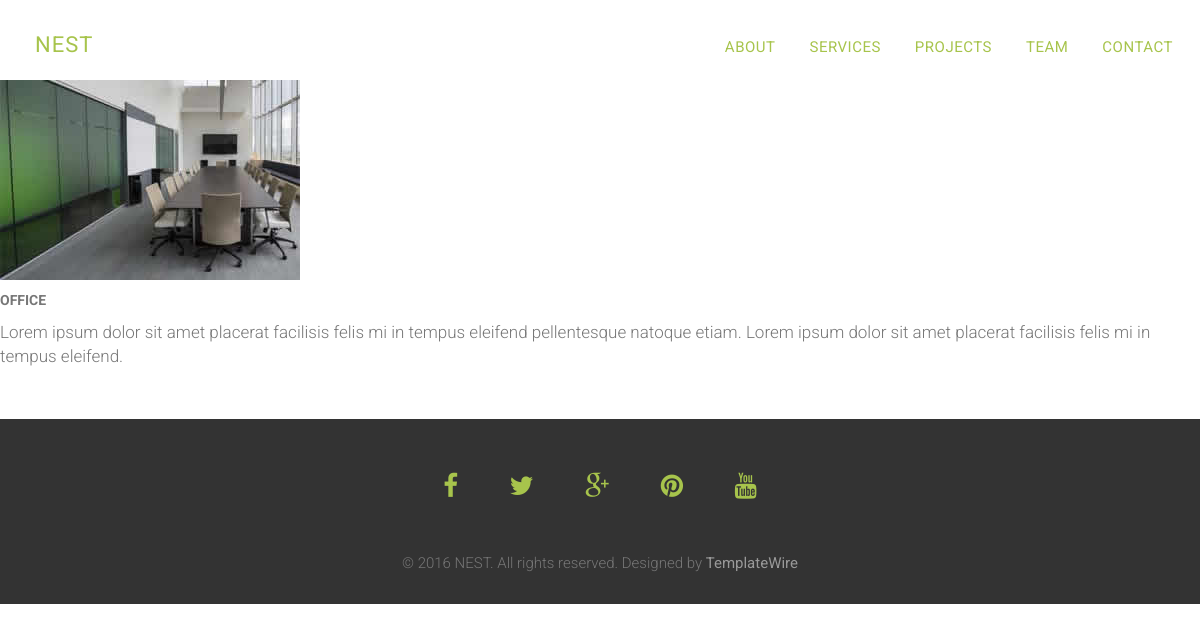
The app's page /project/1 with its own data.
### project/models.py (models this page shows, shortened)
class Project(models.Model):
    title = models.CharField(max_length=30)
    TYPE = (
            ('Office', 'Office'),
            ('Residential', 'Residential'),
            ('Commercial', 'Commercial')
        )
    type = models.CharField(max_length= 50, null=True, choices=TYPE)
    description = models.CharField(max_length=200)
    image = models.ImageField(upload_to='images')

### project/views.py (the view)
# urls.py: path('<int:project_id>', views.project_detail, name='project_detail')
def project_detail(request, project_id):
    project = get_object_or_404(Project, id=project_id)
    context = {
        'project':project
    }
    return render(request, 'project_detail.html', context)

### templates/project_detail.html
{% extends 'base.html' %}
{% block content %} <br><br><br><br>
<div class="card">
  <img class="card-img-top" src="{{ project.image.url }}" alt="Card image cap">
  <div class="card-body">
    <h5 class="card-title">{{ project.title }}</h5>
    <p class="card-text">{{ project.description }}</p>
  </div>
</div>
<br><br>
{% endblock content %}

### static_in_project/css/style.css (style rules this page uses)
body, html { font-family: 'Roboto', sans-serif; text-rendering: optimizeLegibility !important; -webkit-font-smoothing: antialiased !important; color: #777; font-weight: 300; width: 100% !important; height: 100% !important; }
h5 { text-transform: uppercase; font-weight: 700; line-height: 20px; }
p { font-size: 17px; }

### records on screen
Project: image (picture), title "OFFICE", description "Lorem ipsum dolor sit amet placerat facilisis felis mi in tempus eleifend pellentesque natoque etiam. Lorem ipsum dolor sit amet placerat facilisis felis mi in tempus eleifend."
